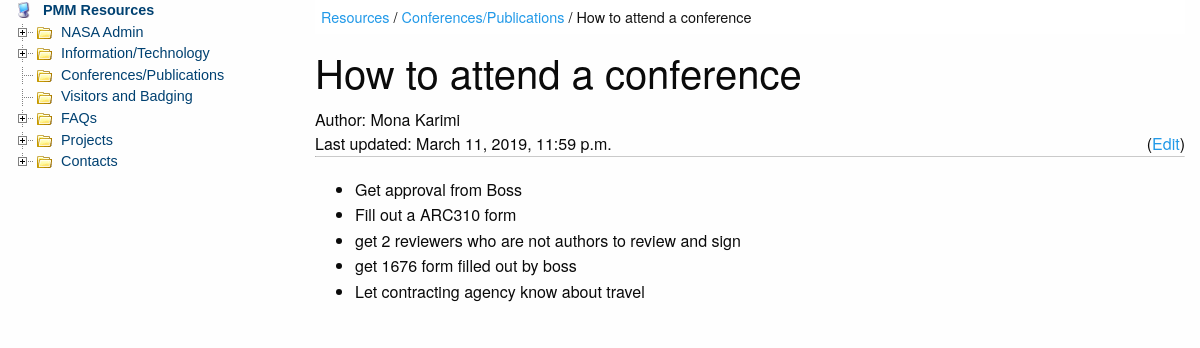
Page /wiki/article/1 (signed in) on the committed database.
### wiki/models.py (models this page shows, shortened)
class Category(models.Model):
    name = models.CharField(max_length=100)
    text = RichTextField(config_name='minutes')
    created = models.DateTimeField(auto_now_add=True)
    updated= models.DateTimeField(auto_now= True)
    visible = models.BooleanField(default=True)
    articles = GenericRelation(Article,related_query_name="categories")
    class Meta:
        verbose_name_plural = "categories"

class Article(models.Model):
    name = models.CharField(max_length=100)
    text = RichTextField(config_name='minutes')
    created = models.DateTimeField(auto_now_add=True)
    updated= models.DateTimeField(auto_now= True)
    author = models.ForeignKey(Person,null=True,on_delete=models.SET_NULL)
    visible = models.BooleanField(default=True)
    content_type =   models.ForeignKey(ContentType,on_delete=models.CASCADE)
    object_id = models.PositiveIntegerField()
    content_object=GenericForeignKey('content_type', 'object_id')

### research/models.py (models this page shows)
class Person(models.Model):
    firstname = models.CharField(max_length=50)
    lastname = models.CharField(max_length=50)
    middlename = models.CharField(max_length=50,blank=True,null=True)
    address = models.ForeignKey(Address,blank=True,null=True,on_delete=models.SET_NULL)
    position = models.CharField(max_length=50,blank=True,null=True)
    affiliation = models.CharField(max_length=50,blank=True,null=True)
    email = models.EmailField(unique=True)
    otheremail = models.EmailField(blank=True,null=True)
    website = models.URLField(blank=True,null=True)
    ORCID = models.CharField(blank=True,null=True,max_length=50)
    phone = models.CharField(max_length=15,null=True,blank=True)
    summary=models.TextField(null=True,blank=True)
    last_modified = models.DateField(auto_now=True)
    def __str__(self):
        if self.middlename is None:
            return self.firstname + ' '+ self.lastname
        else:
            return self.firstname +' '+ self.middlename[0]+ '. ' + self.lastname
    class Meta:
        get_latest_by = 'last_modified'

### wiki/views.py (the view)
# urls.py: path('article/<int:pk>', views.article_detail, name='article_detail'),
@login_required
def article_detail(request,pk):
    categories = Category.objects.filter(visible=True)
    article = get_object_or_404(Article,pk=pk)
    context = {'categories':categories,'article':article}
    return render(request,'wiki/article_detail.html',context)

### wiki/templates/wiki/article_detail.html (shortened to what this page needs)
{% extends 'wiki/wiki_base.html' %}
{% load static %}
    {% block second_column_header %}
        <div class="contentMain">
		{% if article.content_type.name == 'subtopic' %}
		  <div class="navigation">
			  <span class="navigation"><a href="{% url 'wiki' %}" class="navigation">Resources</a></span> / <span class="navigation"><a href="{% url 'category_detail' article.content_object.topic.category.pk %}">{{article.content_object.topic.category.name}}</a></span> / <span class="navigation"><a href="{% url 'topic_detail' article.content_object.topic.pk %}">{{article.content_object.topic.name}}</a></span> / <span class="navigation"><a href="{% url 'subtopic_detail' article.content_object.pk %}">{{article.content_object.name}}</a> / <span class="navigation">{{article.name}}</span></span>
                  </div>
		{% elif article.content_type.name == 'category' %}
		  <div class="navigation">
                          <span class="navigation"><a href="{% url 'wiki' %}" class="navigation">Resources</a></span> / <span class="navigation"><a href="{% url 'category_detail' article.content_object.pk %}">{{article.content_object.name}}</a></span> / <span class="navigation">{{article.name}}</span></span>
                  </div>
		{% endif %}
            <h2>{{ article.name }}</h2>
	    <div class="date">Author: {{article.author}}</div>
	    <div class="date" style="float: left;">Last updated: {{article.updated}}</div>
	    {% if user.is_staff %}
	    <div class="date" style="float: right;">(<a href="{% url "admin:wiki_article_change" article.pk %}" target="_blank">Edit</a>)</div>
	    {% endif %}
	    <hr>
            <p>{{ article.text|safe}}</p>
        </div>
    {% endblock %}

### wiki/templates/wiki/wiki_base.html (shortened to what this page needs)
{% extends 'research/base.html' %}
{% load static %}
{% block headextra %}
<link rel="stylesheet" type="text/css" href="{% static 'wiki.css' %}" />
<link rel="stylesheet" href="https://cdnjs.cloudflare.com/ajax/libs/font-awesome/4.7.0/css/font-awesome.min.css">
{% endblock %}
{% block content %}
<div class="container-fluid">
    <div class="row">
       {% block first_column_header %}
            <div class="small-3 columns">
            <div class="well">
	    <div class="dtree">
		<div class="treenode oTreeNode"><img id="toggle-all" src="{% static 'base.gif' %}" alt="">
                    <a id="sd0" class="node" href="{% url 'wiki' %}"><b>PMM Resources</b></a>
		</div>
                <div style="display:block;">
		{% for cat in categories %}
                    <div class="treenode oTreeNode">
                    {% if cat.topic_set.all %}
	    	        {% if forloop.last %}
    		        <img src="{% static 'plusbottom.gif' %}" alt="" class="toggle">
		        {% else %}
		        <img src="{% static 'plus.gif' %}" alt="" class="toggle">
                        {% endif %}
	            {% else %}
                        {% if forloop.last %}
                        <img src="{% static 'joinbottom.gif' %}" alt="">
                        {% else %}
		        <img src="{% static 'join.gif' %}" alt="">
                        {% endif %}
		    {% endif %}
    	    	    <img id="id{{cat.pk}}" src="{% static 'folder.gif' %}" alt="">
	    	    <a id="sd{{cat.pk}}" class="node" href="{% url 'category_detail' cat.pk %}" title="{{cat.name}}">{{cat.name}}</a>
                    </div>
                {% endfor %}
                </div>
	</div>
        </div>
        </div>
    {% endblock %}
    {% block second_column %}
    <div class="small-9 columns">
    {% block second_column_header %}
    {% endblock %}
    </div>
    {% endblock %}
</div></div>
{% endblock %}

### wiki/static/wiki.css (style rules this page uses)
h1, h2, h3, h4, h5, h6 { color: #09005f; font-family : "Lucida Grande", "Lucida Sans Unicode", "Lucida Sans", "DejaVu Sans", "Bitstream Vera Sans", "Liberation Sans", Verdana, "Verdana Ref"; font-weight: bold; }
h2 { font-size: 1.3846em; margin: 1.6666em 0 0.5em; }
div.navigation { padding: 6px; padding-top: 6px; padding-right: 6px; padding-bottom: 6px; padding-left: 6px; background: #fff; border: none; margin-top: 0; margin-bottom: 10px; color: #121212; font-size: 0.9em; }
.dtree { font-family : Tahoma, Verdana, Arial, Helvetica, sans-serif; font-size: 0.9em; color: #666; white-space: nowrap; }
.dtree img { border: 0px; vertical-align: middle; }
.dtree a { color: #004171; text-decoration: none; }
.dtree a.node, .dtree a.nodeSel { white-space: nowrap; padding: 1px 2px 1px 5px; }
.treenode { overflow: hidden; text-overflow: ellipsis; -o-text-overflow: ellipsis; }
* { box-sizing: border-box; }

### wiki/templates/wiki/wiki_base.html (style rules this page uses)
ul { padding-left: 40px; }

### rows in the picture
Category: name "NASA Admin"
Category: name "Information/Technology"
Category: name "Conferences/Publications"
Category: name "Visitors and Badging"
Category: name "FAQs"
Category: name "Projects"
Category: name "Contacts"
Article: content_object.name "Conferences/Publications", name "How to attend a conference", author "Mona Karimi", updated "March 11, 2019, 11:59 p.m.", text "Get approval from Boss Fill out a ARC310 form get 2 reviewers who are not authors to review and sign get 1676 form filled out by boss Let contracting agency know about travel"
